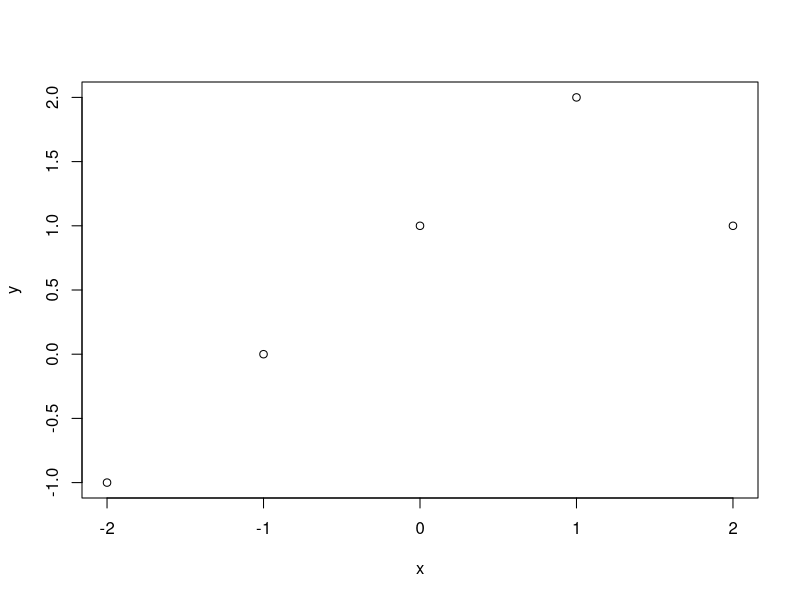
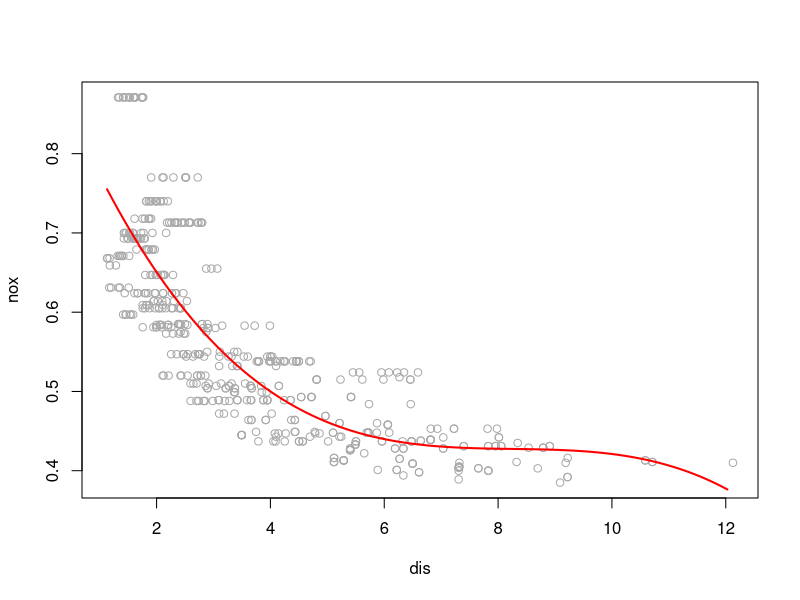
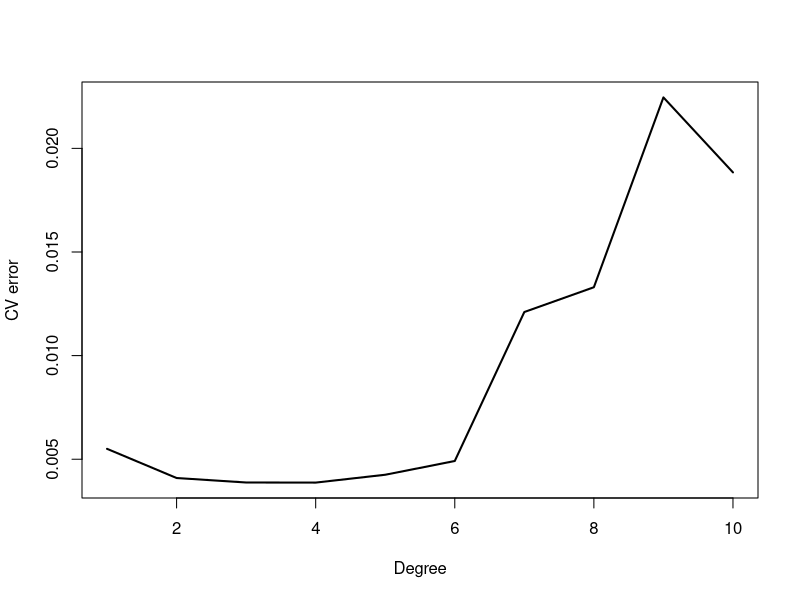
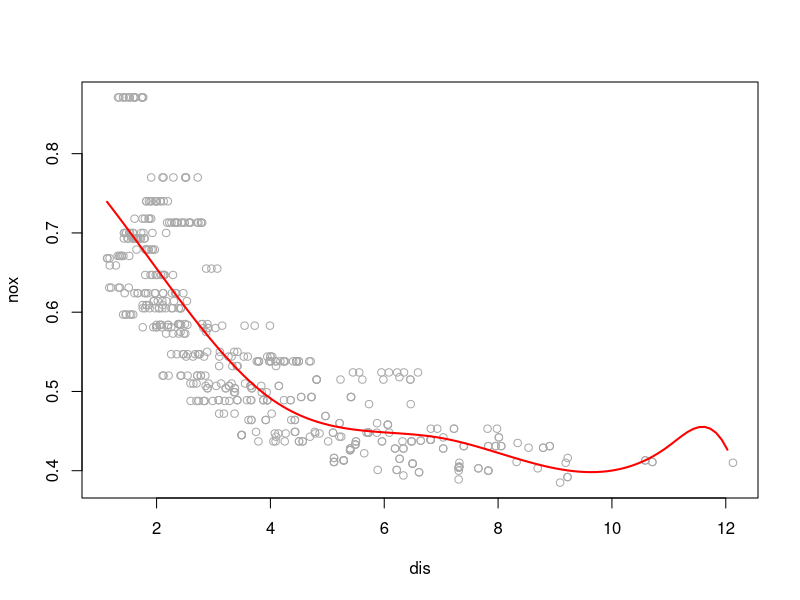
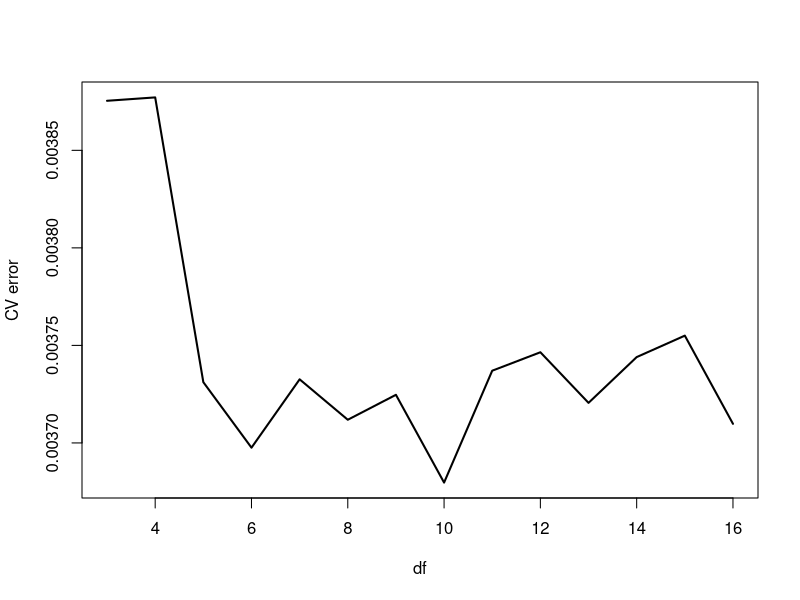

The R script that drew these images, in order:
## ---- chunk 1
knitr::opts_chunk$set(echo = TRUE)
## ---- chunk 2
x = -2:2
beta_0 = 1
beta_1 = 1
beta_2 = -2
y = beta_0 + beta_1*x + beta_2*(x-1)^2*I(x>1)
plot(x, y)
## ---- chunk 3
set.seed(1234)
library(MASS)
attach(Boston)
## ---- chunk 4
#head(Boston)
fit = lm(nox~poly(dis,3), data = Boston)
summary(fit)
## ---- chunk 5
dislims = range(dis)
dis.grid= seq(from = dislims[1], to = dislims[2], by = 0.1)
preds = predict(fit, list(dis = dis.grid))
plot(nox ~ dis, data = Boston, col = 'darkgrey')
lines(dis.grid, preds, col = "red", lwd = 2)
## ---- chunk 6
rss = rep(NA,10)

for (i in 1:10){
  fit = lm(nox~poly(dis,i), data = Boston)
  rss[i] = round(sum(fit$residuals^2),3)
}
print(rss)

## ---- chunk 7
library(boot)
cv = rep(NA, 10)

for (i in 1:10){
  fit = glm(nox~poly(dis, i), data = Boston)
  cv[i] = cv.glm(Boston, fit, K=10)$delta[2]
}
plot(1:10, cv, xlab = "Degree", ylab = "CV error", type = "l", pch = 20, lwd = 2)
## ---- chunk 8
library(splines)
fit = lm(nox~bs(dis, df = 4, knots = c(4,7,11)), data = Boston)
summary(fit)
## ---- chunk 9
dislims = range(dis)
dis.grid= seq(from = dislims[1], to = dislims[2], by = 0.1)
preds = predict(fit, list(dis = dis.grid))
plot(nox ~ dis, data = Boston, col = 'darkgrey')
lines(dis.grid, preds, col = "red", lwd = 2)
## ---- chunk 10
rss_new = rep(NA,16)

for (i in 3:16){
  fit = lm(nox~poly(dis,df = i), data = Boston)
  rss_new[i] = round(sum(fit$residuals^2),3)
}
rss_new[-c(1,2)]
## ---- chunk 11
cv_new = rep(NA, 16)

for (i in 3:16){
  fit= glm(nox~bs(dis, i), data = Boston)
  cv_new[i] = cv.glm(Boston, fit,K=10)$delta[2]
}

plot(3:16, cv_new[-c(1, 2)], lwd = 2, type = "l", xlab = "df", ylab = "CV error")
